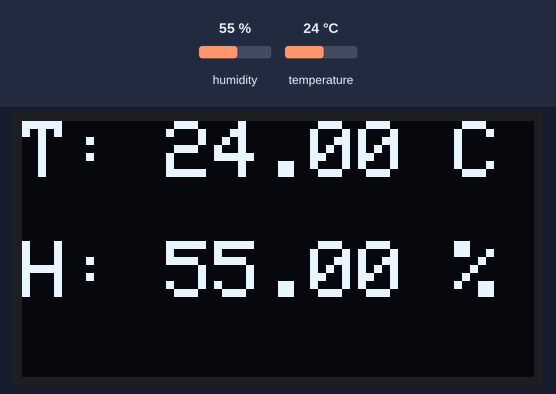
Simulated run of this sketch. Board: Arduino Mega 2560, built with avr-gcc and run on an emulated ATmega2560. Parts: 128×64 one-colour display. The test bench sets the inputs (shaded band); at power-on: humidity 55 %, temperature 24 °C. What the sketch prints to the serial monitor is not drawn.

Above: at 4.2 s.
4.3 s: humidity set to 22 %
At 5.7 s:
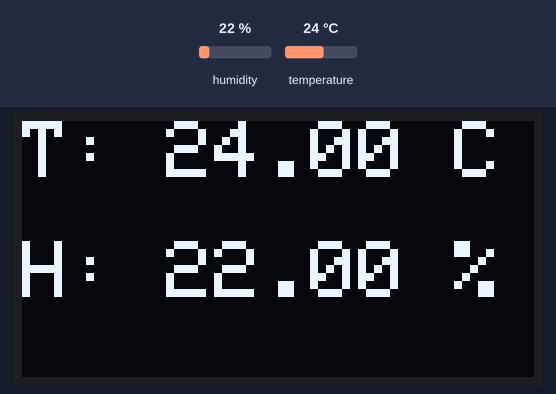
7.0 s: temperature set to 12 °C
At 8.0 s:
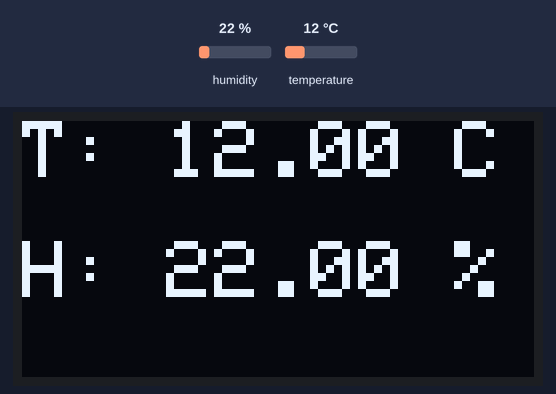
9.7 s: humidity set to 40 %
At 12.5 s:
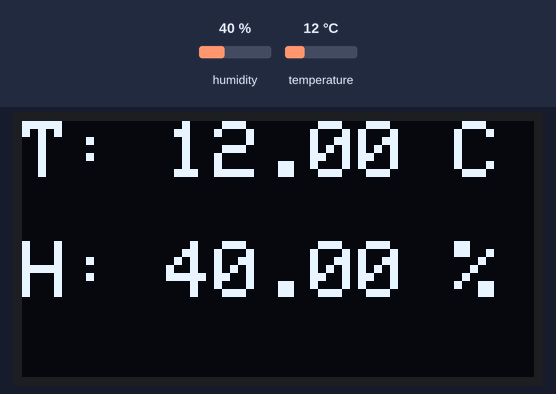
12.8 s: temperature set to 19 °C
At 13.6 s:
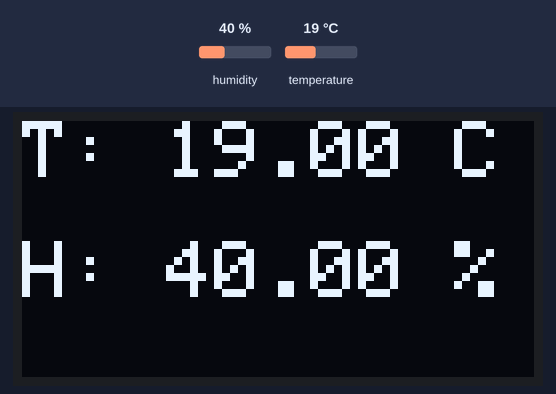
Timing chart, 0 to 15.8 s (numbered marks = the images above; inputs shaded):
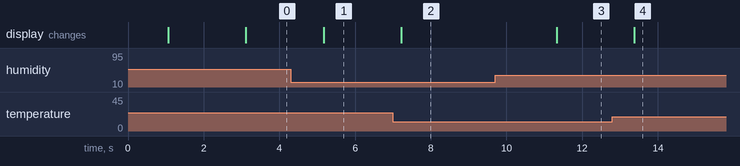

Measured:
- after the input at 4.3 s, the display: changes after 0.87 s (image 1)
- after the input at 7.0 s, the display: changes after 0.22 s (image 2)
- after the input at 9.7 s, the display: changes after 1.6 s (image 3)
- after the input at 12.8 s, the display: changes after 0.58 s (image 4)

The sketch:

TP1_ejercicio_2.ino
```cpp
//AROUXET_COLOMBRES_FERRAZZO_ORDINSKAS_REBORATTI
#include <Wire.h>
#include <Adafruit_GFX.h>
#include <Adafruit_SSD1306.h>
#include <DHT.h>
// Definir dimensiones de la pantalla OLED
#define SCREEN_WIDTH 128
#define SCREEN_HEIGHT 64
#define OLED_ADDRESS 0x3C
// Configuración del sensor DHT11
#define DHTPIN 23 // Pin donde está conectado el DHT11
#define DHTTYPE DHT11 // Tipo de sensor (DHT11 o DHT22)
// Crear objetos para el OLED y el DHT11
Adafruit_SSD1306 display(SCREEN_WIDTH, SCREEN_HEIGHT, &Wire, -1);
DHT dht(DHTPIN, DHTTYPE);
void setup() {
 Serial.begin(115200);
 dht.begin(); // Iniciar sensor DHT11
 // Iniciar la pantalla OLED
 if (!display.begin(SSD1306_SWITCHCAPVCC, OLED_ADDRESS)) {
 Serial.println(F("No se pudo encontrar una pantalla OLED"));
 for (;;); // Bucle infinito si falla la inicialización
 }
 delay(1000);
 display.clearDisplay();
 // Mensaje de bienvenida
 display.setTextSize(1);
 display.setTextColor(WHITE);
 display.setCursor(0, 0);
 display.println(F("Sensor de Temp. y Hum."));
 display.display();
 delay(2000);
 display.clearDisplay();
}
void loop() {
 // Leer la temperatura y humedad del DHT11
 float temperatura = dht.readTemperature();
 float humedad = dht.readHumidity();
 // Verificar si la lectura es válida
 if (isnan(temperatura) || isnan(humedad)) {
 Serial.println(F("Error al leer el sensor DHT11"));
 return;
 }
 // Mostrar en Serial Monitor
 Serial.print(F("Temperatura: "));
 Serial.print(temperatura);
 Serial.print(F(" °C | Humedad: "));
 Serial.print(humedad);
 Serial.println(F(" %"));
 // Mostrar en pantalla OLED
 display.clearDisplay();
 display.setTextSize(2);
 display.setTextColor(WHITE);
 display.setCursor(0, 0);
 display.print("T: ");
 display.print(temperatura);
 display.print(" C");
 display.setCursor(0, 30);
 display.print("H: ");
 display.print(humedad);
 display.print(" %");
 display.display(); // Actualizar pantalla
 delay(2000); // Esperar 2 segundos antes de actualizar
}
```
